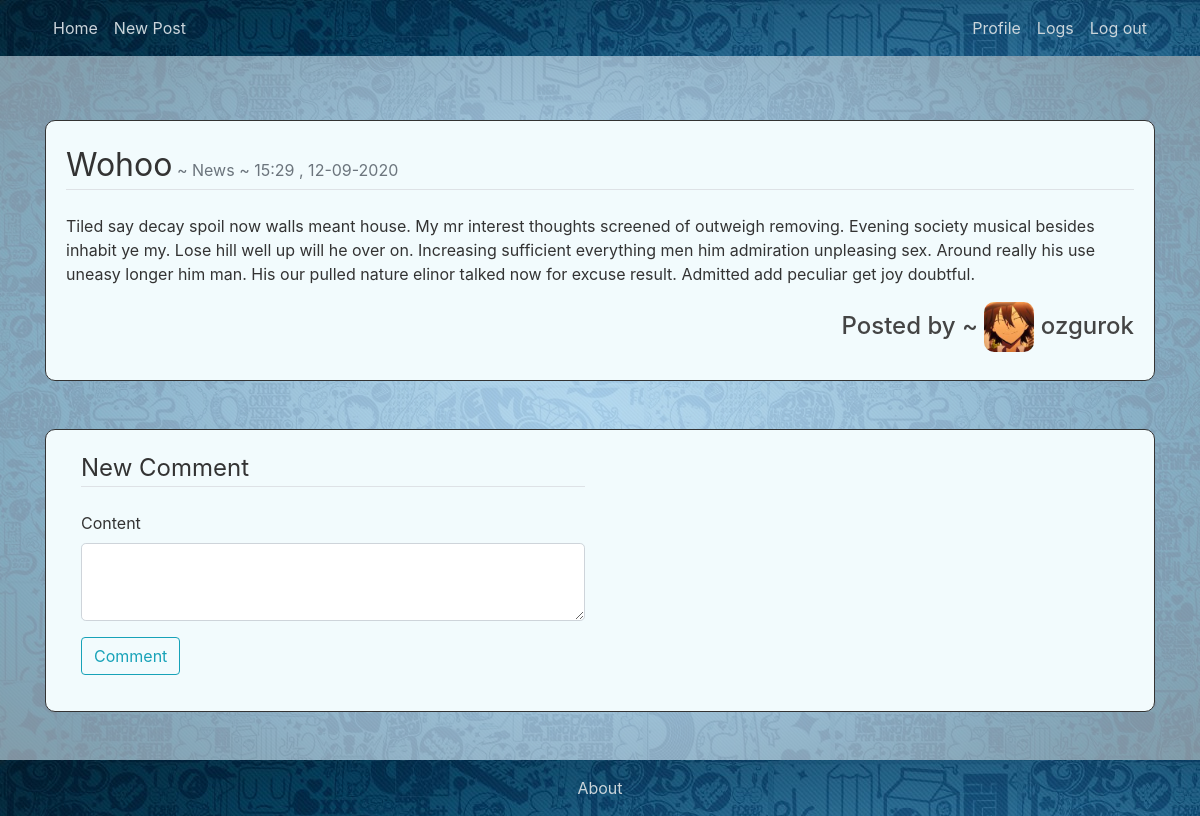
The page /post/2/comment (signed in) on the database its author committed.
### flaskblog/models.py (models this page shows, shortened)
@dataclass
class Post(db.Model):
    id:int
    title:str
    category:str
    author_username:str
    content:str
    def get_time():
        return (datetime.utcnow() + timedelta(hours=3))
    id = db.Column(db.Integer, primary_key=True)
    title = db.Column(db.String(100), nullable=False)
    category = db.Column(db.String, nullable=False)
    date_posted = db.Column(db.DateTime, nullable=False, default=get_time)
    content = db.Column(db.Text, nullable=False)
    user_id = db.Column(db.Integer, db.ForeignKey('user.id'), nullable=False)
    author_username = db.Column(db.Text, nullable=False)
    comments = db.relationship('Comment', backref='commented_post', lazy='dynamic')

@dataclass
class User(db.Model, UserMixin):
    id:int
    username:str
    facebook:str
    twitter:str
    id = db.Column(db.Integer, primary_key=True)
    username = db.Column(db.String(20), unique=True, nullable=False)
    password = db.Column(db.String(60), nullable=False)
    image_file = db.Column(db.String(20), nullable=False, default='default.jpg')
    facebook = db.Column(db.String(30), nullable=False, default='You haven\'t set your facebook adress ')
    twitter = db.Column(db.String(30), nullable=False, default='You haven\'t set your twitter adress ')
    posts = db.relationship('Post', backref='author', lazy='dynamic')
    comments = db.relationship('Comment', backref='commenter', lazy='dynamic')

### flaskblog/routes.py (the view)
@app.route("/post/<int:post_id>/comment", methods=['GET','POST'])
@login_required
def comment_post(post_id):
    post = Post.query.get_or_404(post_id)
    form = CommentForm()
    if form.validate_on_submit():
        comment = Comment(content=form.content.data, commented_post=Post.query.get(post_id), commenter=current_user)
        db.session.add(comment)
        db.session.commit()
        flash('Your comment have been created!', 'success')
        return redirect(url_for('post', post_id=post.id))
    return render_template('comment_post.html', title='Comment Post', form=form, post=post)

### flaskblog/forms.py
class CommentForm(FlaskForm):
    content = TextAreaField('Content', validators=[DataRequired(), Length(3,800)])
    submit = SubmitField('Comment')

### flaskblog/models.py (called while the page is built)
@login_manager.user_loader
def load_user(user_id):
    return User.query.get(int(user_id))

### flaskblog/templates/comment_post.html (shortened to what this page needs)
{% extends "layout.html" %}
{% block content %}
    <div class='boxy mb-5 mt-5'>
        <div class='border-bottom mb-4'>
            <a style="font-size: xx-large">{{post.title}}</a>
            <p class='text-muted' style="display: inline;">  ~  {{post.category}}</p>
            <p class="text-muted" style="display: inline;">  ~  {{post.date_posted.strftime("%H:%M , %d-%m-%Y")}}</p>
        </div>
        {% for para in post.content.split('\n') %}
            <p>{{ para }}</p>
        {% endfor %}
        <h4 align='right'>Posted by ~ <img src="{{ url_for('static',filename='profile_pics/' + post.author.image_file) }}" style="width: 50px; border-radius: 10px"> {{post.author.username}}</h4>
    </div>
    <div class='boxy mt-5 mb-5' >
        <form action="" method ="post" class = col-6>
            <legend class='border-bottom mb-4'>New Comment</legend>
            <div class='form-group'>
            {{ form.content.label(class='form-control-label') }}
            {% if form.content.errors %}
                {{ form.content(class='form-control form-control-lg is-invalid') }}
                <div class='invalid-feedback'>
                    {% for error in form.content.errors %}
                        <span>{{ error }}</span>
                    {% endfor %}
                </div>
            {% else %}
                {{ form.content(class='form-control form-control-lg') }}
            {% endif %}
            </div>
            <div class='form-group'>
            {{ form.submit(class='btn btn-outline-info') }}
            </div>
        </form>
    </div>
{% endblock content %}

### flaskblog/static/main.css (style rules this page uses)
body { color: #333333; min-height: 100vh; display: flex; flex-direction: column; margin: 0; }
h1, h2, h3, h4, h5, h6 { color: #444444; }
.boxy { border-radius: 10px; border-style:solid; background-color:rgb(242, 251, 253); border-width: 1px; padding: 20px; margin-bottom: 30px; }

### rows shown on the page
Post: title "Wohoo", category "News", date_posted "15:29 , 12-09-2020", content "Tiled say decay spoil now walls meant house. My mr interest thoughts screened of outweigh removing. Evening society musical besides inhabit ye my. Lose hill well up will he over on. Increasing sufficient everything men him admiration unpleasing sex. Around really his use uneasy longer him man. His our pulled nature elinor talked now for excuse result. Admitted add peculiar get joy doubtful."
User: image_file (picture), author.username "ozgurok"
